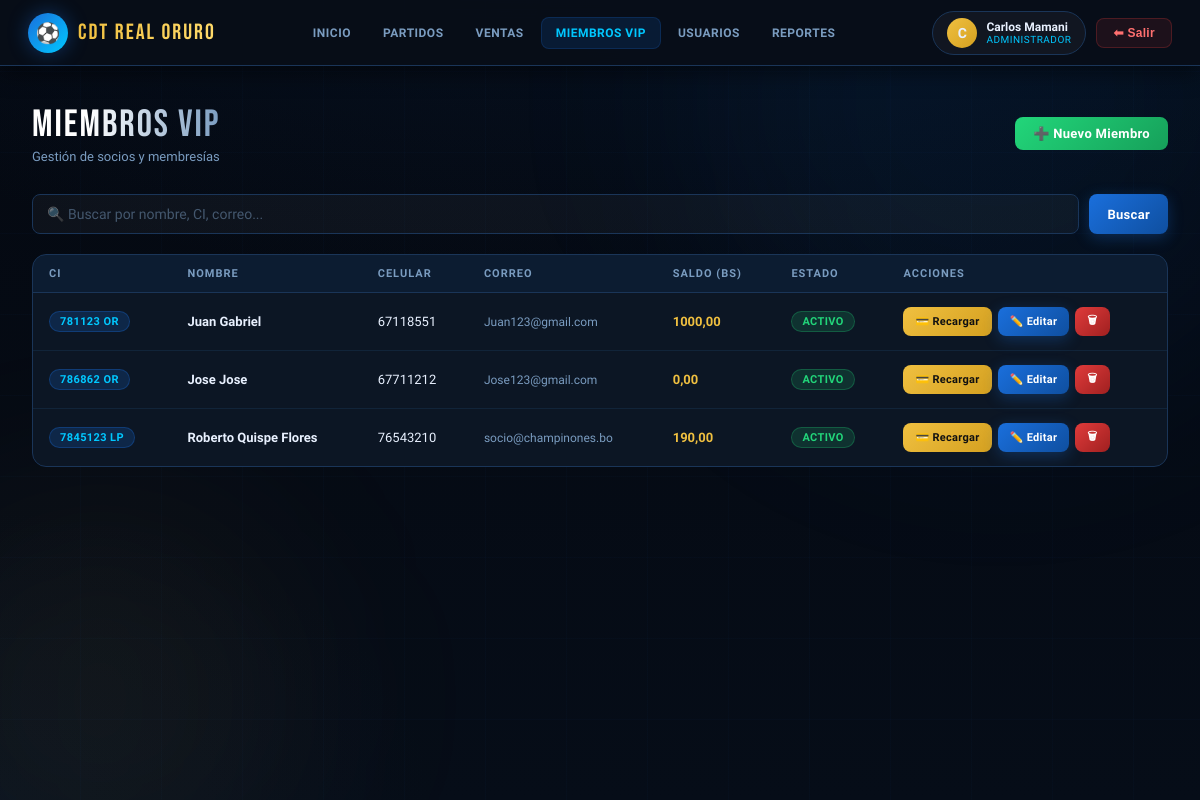
Page /miembros/ (signed in) on the earlier database version.
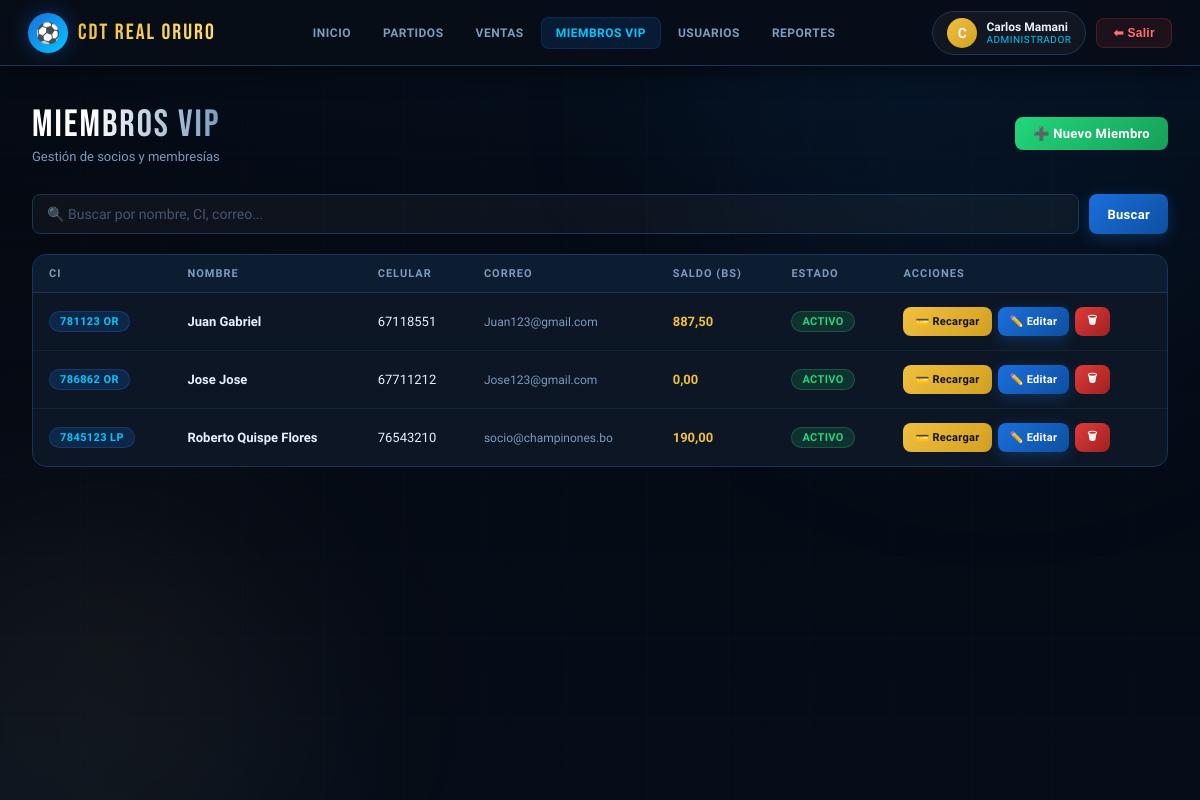
Same page on the later database version.
### champinones/models.py (models this page shows, shortened)
class MiembroVIP(models.Model):
    usuario = models.OneToOneField(
        Usuario,
        on_delete=models.SET_NULL,
        null=True, blank=True,
        related_name='miembro_vip',
        verbose_name=_('Cuenta de usuario'),
    )
    ci = models.CharField(
        max_length=8,
        validators=[validate_ci],
        verbose_name=_('Cédula de Identidad'),
    )
    complemento = models.CharField(
        max_length=2,
        blank=True,
        validators=[validate_complemento],
        verbose_name=_('Complemento CI'),
        help_text=_('Solo si existe duplicidad (ej: 1A, 3C).'),
    )
    extension = models.CharField(
        max_length=2,
        choices=DepartamentoExtension.choices,
        verbose_name=_('Extensión (Departamento)'),
    )
    nombre_completo = models.CharField(
        max_length=150,
        verbose_name=_('Nombre Completo'),
    )
    correo = models.EmailField(
        unique=True,
        verbose_name=_('Correo Electrónico'),
    )
    celular = models.CharField(
        max_length=8,
        validators=[validate_celular],
        verbose_name=_('Celular'),
    )
    saldo = models.DecimalField(
        max_digits=10,
        decimal_places=2,
        default=0.00,
        validators=[MinValueValidator(0)],
        verbose_name=_('Saldo (BOB)'),
    )
    estado = models.CharField(
        max_length=12,
        choices=EstadoMiembro.choices,
        default=EstadoMiembro.ACTIVO,
        verbose_name=_('Estado'),
    )
    fecha_registro = models.DateTimeField(
        default=timezone.now,
        verbose_name=_('Fecha de Registro'),
    )
    class Meta:
        verbose_name        = _('Miembro VIP')
        verbose_name_plural = _('Miembros VIP')
        ordering            = ['-fecha_registro']
        constraints = [
            models.UniqueConstraint(
                fields=['ci', 'complemento', 'extension'],
                name='unique_ci_complemento_extension',
            )
        ]
    @property
    def ci_completo(self):
        comp = f'-{self.complemento}' if self.complemento else ''
        return f'{self.ci}{comp} {self.extension}'

### champinones/views.py (the view, shortened to what this page needs)
# urls.py: path('miembros/',                    views.MiembroListView.as_view(),   name='miembro_lista'),
class MiembroListView(PersonalOAdminRequired, ListView):
    model               = MiembroVIP
    template_name       = 'portal/miembros.html'
    context_object_name = 'miembros'
    paginate_by         = 20
    def get_queryset(self):
        qs = MiembroVIP.objects.all()
        q  = self.request.GET.get('q', '').strip()
        return qs
    def get_context_data(self, **kwargs):
        ctx = super().get_context_data(**kwargs)
        ctx['form']     = MiembroVIPForm()
        ctx['es_admin'] = self.request.user.es_admin
        return ctx

### champinones/forms.py (shortened to what this page needs)
class MiembroVIPForm(StyledFormMixin, forms.ModelForm):
    class Meta:
        model  = MiembroVIP
        fields = (
            'nombre_completo', 'ci', 'complemento', 'extension',
            'correo', 'celular', 'saldo', 'estado',
        )
        labels = {
            'nombre_completo': _('Nombre Completo'),
            'ci':              _('Cédula de Identidad'),
            'complemento':     _('Complemento CI'),
            'extension':       _('Extensión (Depto.)'),
            'correo':          _('Correo Electrónico'),
            'celular':         _('Celular'),
            'saldo':           _('Saldo Inicial (BOB)'),
            'estado':          _('Estado'),
        }
        widgets = {
            'ci':          forms.TextInput(attrs={'placeholder': '12345678'}),
            'complemento': forms.TextInput(attrs={'placeholder': '1A (opcional)'}),
            'celular':     forms.TextInput(attrs={'placeholder': '7xxxxxxx'}),
            'correo':      forms.EmailInput(attrs={'placeholder': 'correo@ejemplo.com'}),
        }

### champinones/models.py (called while the page is built)
    @property
    def es_admin(self):
        return self.rol == RolUsuario.ADMIN or self.is_superuser

### champinones/templates/portal/miembros.html (shortened to what this page needs)
{% extends "portal/base_portal.html" %}
{% block nav_miembros %}active{% endblock %}
{% block content %}
<div class="page">
  <div class="page-header">
    <div><div class="page-title">Miembros VIP</div><div class="page-sub">Gestión de socios y membresías</div></div>
    <button class="btn btn-success" onclick="openModal('modal-crear')">➕ Nuevo Miembro</button>
  </div>
  <form method="get" class="search-bar">
    <input type="text" name="q" class="form-input" placeholder="🔍 Buscar por nombre, CI, correo..." value="{{ request.GET.q|default:'' }}">
    <button type="submit" class="btn btn-primary">Buscar</button>
  </form>
  <div class="card">
    <div class="card-body" style="padding:0;">
      <table>
        <thead><tr><th>CI</th><th>Nombre</th><th>Celular</th><th>Correo</th><th>Saldo (Bs)</th><th>Estado</th><th>Acciones</th></tr></thead>
        <tbody>
          {% for m in miembros %}
          <tr>
            <td><span class="badge badge-blue">{{ m.ci_completo }}</span></td>
            <td><strong>{{ m.nombre_completo }}</strong></td>
            <td>{{ m.celular }}</td>
            <td style="font-size:12px;color:var(--text-secondary);">{{ m.correo }}</td>
            <td><strong style="color:var(--accent-gold);">{{ m.saldo }}</strong></td>
            <td>
              <span class="badge {% if m.estado == 'ACTIVO' %}badge-green{% elif m.estado == 'SUSPENDIDO' %}badge-red{% else %}badge-blue{% endif %}">
                {{ m.get_estado_display }}
              </span>
            </td>
            <td class="action-btns">
              <button class="btn btn-sm btn-warning" onclick="abrirRecarga({{ m.pk }}, '{{ m.nombre_completo|escapejs }}')">💳 Recargar</button>
              <a href="{% url 'miembro_editar' m.pk %}" class="btn btn-sm btn-primary">✏️ Editar</a>
              {% if request.user.es_admin %}
              <a href="{% url 'miembro_eliminar' m.pk %}" class="btn btn-sm btn-danger">🗑</a>
              {% endif %}
            </td>
          </tr>
          {% empty %}
          <tr><td colspan="7"><div class="empty-state"><div class="empty-state-icon">⭐</div><p>No hay miembros registrados.</p></div></td></tr>
          {% endfor %}
        </tbody>
      </table>
    </div>
  </div>
</div>
{% endblock %}

Differences in the rows shown:
changed MiembroVIP "Juan Gabriel": saldo "1000,00" → "887,50"
